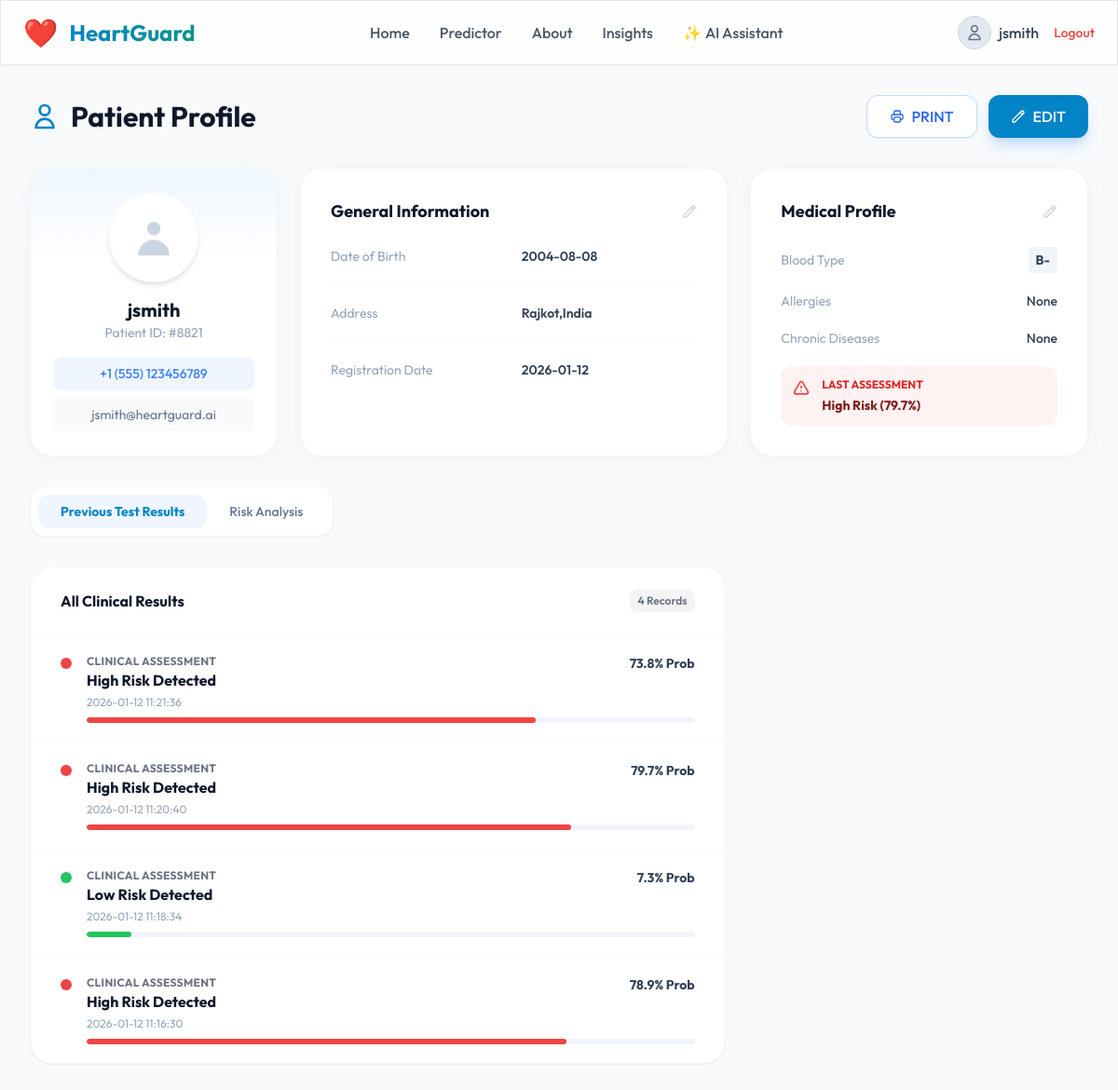
Screenshot of /profile (signed in) with the database file from the repository.
### tables this page shows
CREATE TABLE users (
            id INTEGER PRIMARY KEY AUTOINCREMENT,
            username TEXT UNIQUE NOT NULL,
            email TEXT,
            password TEXT NOT NULL,
            role TEXT NOT NULL DEFAULT 'user',
            full_name TEXT,
            phone TEXT,
            dob TEXT,
            address TEXT,
            blood_type TEXT,
            allergies TEXT,
            chronic_diseases TEXT,
            profile_pic TEXT,
            created_at TIMESTAMP DEFAULT CURRENT_TIMESTAMP
        );

CREATE TABLE predictions (
            id INTEGER PRIMARY KEY AUTOINCREMENT,
            username TEXT NOT NULL,
            input_data TEXT NOT NULL, -- JSON string
            result TEXT NOT NULL,     -- JSON string
            timestamp TIMESTAMP DEFAULT CURRENT_TIMESTAMP,
            FOREIGN KEY (username) REFERENCES users (username)
        );

### app.py (the view, shortened to what this page needs)
@app.route('/profile', methods=['GET', 'POST'])
def profile():
    if 'user' not in session: return redirect(url_for('index'))
    user = session['user']
    user_info = db.get_user_details(user)
    activities = [dict(row) for row in db.get_user_activity(user)]
    today = datetime.datetime.now().strftime("%Y-%m-%d")
    streak = 0
    if activities and activities[0]['date'] == today:
        streak = 1
    recent_tests_raw = db.get_user_history(user)
    recent_tests = []
    chart_labels = []
    chart_data = []
    for row in reversed(recent_tests_raw):
        try:
            res = json.loads(row['result'])
            if isinstance(res, str): res = json.loads(res) # Handle double encoding
            date_str = datetime.datetime.strptime(row['timestamp'], '%Y-%m-%d %H:%M:%S').strftime('%b %d')
            chart_labels.append(date_str)
            prob = float(res['prob'])
            val = prob * 100 if prob <= 1.0 else prob
            chart_data.append(val)
        except: pass
    highest_risk_test = None
    max_prob = -1.0
    for row in recent_tests_raw:
        t = dict(row)
        try:
            res_parsed = json.loads(t['result'])
            if isinstance(res_parsed, str):
                res_parsed = json.loads(res_parsed) # Handle double encoding
            t['result'] = res_parsed
            inp_parsed = json.loads(t['input_data'])
            if isinstance(inp_parsed, str):
                inp_parsed = json.loads(inp_parsed) # Handle double encoding
            t['input_data'] = inp_parsed
            if 'ap_hi' in t['input_data']:
                t['type'] = 'Clinical'
            else:
                t['type'] = 'Lifestyle'
            if t['result']['prob'] > max_prob:
                max_prob = t['result']['prob']
                highest_risk_test = t
            recent_tests.append(t)
        except Exception as e:
             print(f"Skipping malformed record ID {t.get('id')}: {e}")
             pass
    return render_template('profile.html', user=user, user_info=user_info, activities=activities, streak=streak, recent_tests=recent_tests, chart_labels=chart_labels, chart_data=chart_data, highest_risk_test=highest_risk_test)

### utils/db.py (called while the page is built)
def get_db_connection():
    conn = sqlite3.connect(DB_NAME)
    conn.row_factory = sqlite3.Row
    return conn

def get_user_history(username):
    conn = get_db_connection()
    preds = conn.execute("SELECT * FROM predictions WHERE username = ? ORDER BY timestamp DESC", (username,)).fetchall()
    conn.close()
    return preds

def get_user_activity(username):
    conn = get_db_connection()
    logs = conn.execute("SELECT * FROM activity_logs WHERE username = ? ORDER BY timestamp DESC", (username,)).fetchall()
    conn.close()
    return logs

def get_user_details(username):
    conn = get_db_connection()
    user = conn.execute('SELECT * FROM users WHERE username = ?', (username,)).fetchone()
    conn.close()
    return user

### templates/profile.html (shortened to what this page needs)
{% extends "base_app.html" %}
{% block page_content %}
<div class="max-w-[85rem] mx-auto px-4 sm:px-6 lg:px-8 py-8 bg-slate-50 min-h-screen">
    <div class="flex flex-col md:flex-row md:items-center justify-between gap-4 mb-8">
        <h1 class="text-3xl font-bold text-slate-900 flex items-center">
            <span class="mr-3 text-primary">
                <svg class="w-8 h-8" fill="none" stroke="currentColor" viewBox="0 0 24 24">
                    <path stroke-linecap="round" stroke-linejoin="round" stroke-width="2"
                        d="M16 7a4 4 0 11-8 0 4 4 0 018 0zM12 14a7 7 0 00-7 7h14a7 7 0 00-7-7z"></path>
                </svg>
            </span>
            Patient Profile
        </h1>
        <div class="flex space-x-3">
            <button onclick="window.print()"
                class="px-6 py-2.5 rounded-xl border border-blue-200 text-blue-600 font-medium hover:bg-blue-50 transition-colors bg-white shadow-sm flex items-center">
                PRINT
            </button>
            <button onclick="toggleEditModal()"
                class="px-6 py-2.5 rounded-xl bg-primary text-white font-medium hover:bg-blue-600 transition-colors shadow-lg shadow-blue-200 flex items-center">
                <svg class="w-4 h-4 mr-2" fill="none" stroke="currentColor" viewBox="0 0 24 24">
                    <path stroke-linecap="round" stroke-linejoin="round" stroke-width="2"
                        d="M15.232 5.232l3.536 3.536m-2.036-5.036a2.5 2.5 0 113.536 3.536L6.5 21.036H3v-3.572L16.732 3.732z">
                    </path>
                </svg>
                EDIT
            </button>
        </div>
    </div>
    <div class="grid grid-cols-12 gap-6 mb-8">
        <div
            class="col-span-12 md:col-span-3 bg-white rounded-3xl p-6 shadow-[0_2px_20px_rgb(0,0,0,0.04)] border border-slate-100 flex flex-col items-center justify-center text-center relative overflow-hidden">
            <div
                class="relative w-24 h-24 rounded-full bg-white border-4 border-white shadow-md mb-4 flex items-center justify-center">
                <svg class="w-12 h-12 text-slate-300" fill="currentColor" viewBox="0 0 20 20">
                    <path fill-rule="evenodd" d="M10 9a3 3 0 100-6 3 3 0 000 6zm-7 9a7 7 0 1114 0H3z"
                        clip-rule="evenodd"></path>
                </svg>
            </div>
            <h2 class="text-xl font-bold text-slate-900">{{ user_info['full_name'] or user }}</h2>
            <p class="text-sm text-slate-400 mb-4">Patient ID: #882{{ user_info['id'] }}</p>
            <div class="flex flex-col gap-2 w-full text-sm">
                <a href="#" class="text-blue-500 hover:underline bg-blue-50 py-2 rounded-lg font-medium">{{
                    user_info['phone'] or '+91 --' }}</a>
                <a href="#" class="text-slate-500 hover:text-slate-700 bg-slate-50 py-2 rounded-lg truncate">{{ user
                    }}@heartguard.ai</a>
            </div>
        </div>
        <div
            class="col-span-12 md:col-span-5 bg-white rounded-3xl p-8 shadow-[0_2px_20px_rgb(0,0,0,0.04)] border border-slate-100 relative">
            <h3 class="text-lg font-bold text-slate-900 mb-6 flex items-center justify-between">
                General Information
                <button onclick="toggleEditModal()" class="text-slate-300 hover:text-primary"><svg class="w-4 h-4"
                        fill="none" stroke="currentColor" viewBox="0 0 24 24">
                        <path stroke-linecap="round" stroke-linejoin="round" stroke-width="2"
                            d="M15.232 5.232l3.536 3.536m-2.036-5.036a2.5 2.5 0 113.536 3.536L6.5 21.036H3v-3.572L16.732 3.732z">
                        </path>
                    </svg></button>
            </h3>
            <div class="space-y-6">
                <div class="grid grid-cols-2 gap-4 border-b border-slate-50 pb-4">
                    <div class="text-sm text-slate-400">Date of Birth</div>
                    <div class="text-sm font-semibold text-slate-700">{{ user_info['dob'] or 'Not Set' }}</div>
                </div>
                <div class="grid grid-cols-2 gap-4 border-b border-slate-50 pb-4">
                    <div class="text-sm text-slate-400">Address</div>
                    <div class="text-sm font-semibold text-slate-700">{{ user_info['address'] or 'Not Set' }}</div>
                </div>
                <div class="grid grid-cols-2 gap-4">
                    <div class="text-sm text-slate-400">Registration Date</div>
                    <div class="text-sm font-semibold text-slate-700 text-green-600">{{ user_info['created_at'][:10] if
                        user_info['created_at'] else 'Jan 2026' }}</div>
                </div>
            </div>
        </div>
        <div
            class="col-span-12 md:col-span-4 bg-white rounded-3xl p-8 shadow-[0_2px_20px_rgb(0,0,0,0.04)] border border-slate-100">
            <h3 class="text-lg font-bold text-slate-900 mb-6 flex items-center justify-between">
                Medical Profile
                <button onclick="toggleEditModal()" class="text-slate-300 hover:text-primary"><svg class="w-4 h-4"
                        fill="none" stroke="currentColor" viewBox="0 0 24 24">
                        <path stroke-linecap="round" stroke-linejoin="round" stroke-width="2"
                            d="M15.232 5.232l3.536 3.536m-2.036-5.036a2.5 2.5 0 113.536 3.536L6.5 21.036H3v-3.572L16.732 3.732z">
                        </path>
                    </svg></button>
            </h3>
            <div class="space-y-5">
                <div class="flex justify-between items-center">
                    <span class="text-sm text-slate-400">Blood Type</span>
                    <span class="text-sm font-bold text-slate-700 bg-slate-100 px-2 py-1 rounded">{{
                        user_info['blood_type'] or '--' }}</span>
                </div>
                <div class="flex justify-between items-center">
                    <span class="text-sm text-slate-400">Allergies</span>
                    <span class="text-sm font-medium text-slate-700">{{ user_info['allergies'] or 'None' }}</span>
                </div>
                <div class="flex justify-between items-center">
                    <span class="text-sm text-slate-400">Chronic Diseases</span>
                    <span class="text-sm font-medium text-slate-700">{{ user_info['chronic_diseases'] or 'None'
                        }}</span>
                </div>
                <div class="mt-4 p-3 bg-red-50 rounded-xl flex items-start gap-3">
                    <svg class="w-5 h-5 text-red-500 mt-0.5" fill="none" stroke="currentColor" viewBox="0 0 24 24">
                        <path stroke-linecap="round" stroke-linejoin="round" stroke-width="2"
                            d="M12 9v2m0 4h.01m-6.938 4h13.856c1.54 0 2.502-1.667 1.732-3L13.732 4c-.77-1.333-2.694-1.333-3.464 0L3.34 16c-.77 1.333.192 3 1.732 3z">
                        </path>
                    </svg>
                    <div>
                        <p class="text-xs text-red-600 font-bold uppercase mb-1">Last Assessment</p>
                        {% if highest_risk_test %}
                        <p class="text-sm font-bold text-red-900">{{ highest_risk_test.result.risk }} Risk ({{
                            highest_risk_test.result.prob }}%)</p>
                        {% else %}
                        <p class="text-sm text-red-900">No Assessment</p>
                        {% endif %}
                    </div>
                </div>
            </div>
        </div>
    </div>
    <div class="grid grid-cols-1 lg:grid-cols-3 gap-8">
        <div class="lg:col-span-2 space-y-6">
            <div
                class="bg-white p-2 rounded-2xl inline-flex shadow-sm border border-slate-100 mb-2 w-full md:w-auto relative z-10">
                <button onclick="switchTab('history')" id="tab-history"
                    class="px-6 py-2 rounded-xl text-sm font-bold text-primary bg-blue-50 transition-all cursor-pointer relative z-20">Previous
                    Test
                    Results</button>
                <button onclick="switchTab('chart')" id="tab-chart"
                    class="px-6 py-2 rounded-xl text-sm font-medium text-slate-500 hover:text-slate-900 transition-all cursor-pointer relative z-20">Risk
                    Analysis</button>
            </div>
            <div id="content-history"
                class="bg-white rounded-3xl border border-slate-100 shadow-sm overflow-hidden min-h-[400px]">
                <div
                    class="px-8 py-6 border-b border-slate-50 flex justify-between items-center bg-white sticky top-0 z-10">
                    <h3 class="font-bold text-slate-900">All Clinical Results</h3>
                    <span class="text-xs font-semibold px-2 py-1 bg-gray-100 text-gray-500 rounded-lg">{{
                        recent_tests|length }} Records</span>
                </div>
                <div class="max-h-[500px] overflow-y-auto custom-scrollbar">
                    {% if recent_tests %}
                    <ul class="divide-y divide-slate-50">
                        {% for test in recent_tests %}
                        <li class="px-8 py-5 hover:bg-slate-50 transition-colors flex animate-fade-in-up">
                            <div class="mr-4 mt-1">
                                <div
                                    class="w-3 h-3 rounded-full {{ 'bg-red-500' if test.result.risk == 'High' else 'bg-green-500' }}">
                                </div>
                            </div>
                            <div class="flex-1">
                                <div class="flex justify-between mb-1">
                                    <div class="flex flex-col">
                                        <span class="text-xs font-bold text-gray-500 uppercase tracking-wide">{{
                                            test.type }} Assessment</span>
                                        <span class="font-bold text-slate-900">{{ test.result.risk }} Risk
                                            Detected</span>
                                    </div>
                                    <span class="text-sm font-bold text-slate-700">{{ test.result.prob }}% Prob</span>
                                </div>
                                <p class="text-xs text-slate-400 mb-2">{{ test.timestamp }}</p>
                                <div class="w-full bg-slate-100 rounded-full h-1.5 overflow-hidden">
                                    <div class="h-full rounded-full {{ 'bg-red-500' if test.result.risk == 'High' else 'bg-green-500' }}"
                                        style="width: {{ test.result.prob }}%"></div>
                                </div>
                            </div>
                        </li>
                        {% endfor %}
                    </ul>
                    {% else %}
                    <div class="flex flex-col items-center justify-center h-64 text-center p-8">
                        <p class="text-slate-400 font-medium">No assessments yet. Use the Diagnosis tool to get started.
                        </p>
                    </div>
                    {% endif %}
                </div>
            </div>
        </div>
        <div class="lg:col-span-1 space-y-6">
        </div>
    </div>
</div>
{% endblock %}

### templates/layout.html (style rules this page uses)
body { background-color: #f8fafc; background-image: radial-gradient(#e2e8f0 1px, transparent 1px); background-size: 24px 24px; }

### rows the page displays
users: full_name "jsmith", id "1", phone "+1 (555) 123456789", dob "2004-08-08", address "Rajkot,India", created_at "2026-01-12", blood_type "B-", allergies "None", chronic_diseases "None"
predictions: type "CLINICAL", result.risk "High", result.prob "73.8", timestamp "2026-01-12 11:21:36"
predictions: type "CLINICAL", result.risk "High", result.prob "79.7", timestamp "2026-01-12 11:20:40"
predictions: type "CLINICAL", result.risk "Low", result.prob "7.3", timestamp "2026-01-12 11:18:34"
predictions: type "CLINICAL", result.risk "High", result.prob "78.9", timestamp "2026-01-12 11:16:30"

### other values shown
{{ user }} "jsmith"
{{ highest_risk_test.result.risk }} "High"
{{ highest_risk_test.result.prob }} "79.7"
{{ recent_tests|length }} "4"
